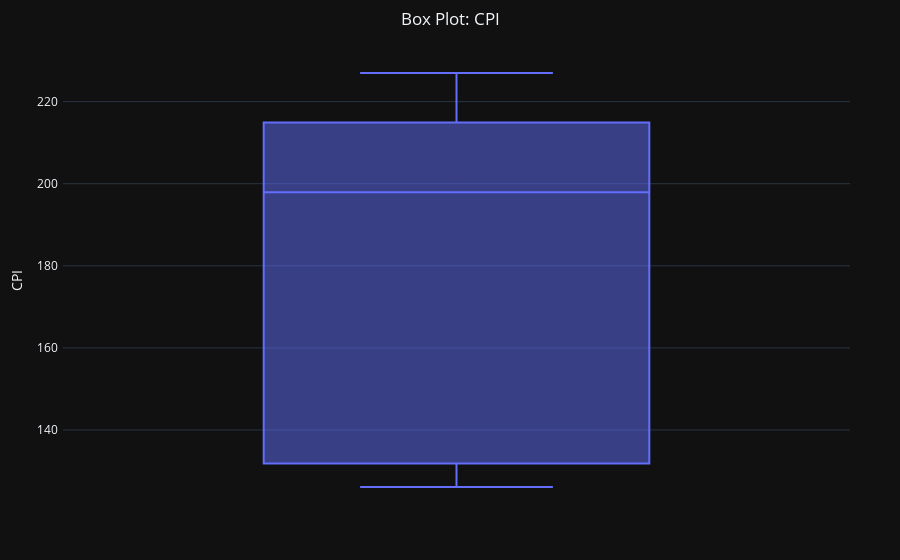

Notebook code cell kept with this figure:
### Code cell
# check outliers
fig = px.box(df, y="CPI",
                   title= 'Box Plot: CPI',
                   )

fig.update_layout(title_x = 0.5,
                  margin=dict(l=50,r=50,b=50,t=50,pad=4),
                  yaxis_title = 'CPI',
                  xaxis = {'visible': False},
                  template = 'plotly_dark'
                  )

fig.show()

### Figure 1 — Plotly figure (JSON) as saved in the notebook; plotly's stock layout.template omitted (floating-point values rounded to 4 significant figures; data arrays with more than 128 entries replaced by an {"elided": "..."} marker saying what was removed)
{"data": [{"alignmentgroup": "True", "hovertemplate": "CPI=%{y}<extra></extra>", "legendgroup": "", "marker": {"color": "#636efa"}, "name": "", "notched": false, "offsetgroup": "", "orientation": "v", "showlegend": false, "type": "box", "x0": " ", "xaxis": "x", "y": {"elided": "150 float values"}, "y0": " ", "yaxis": "y"}], "layout": {"boxmode": "group", "legend": {"tracegroupgap": 0}, "margin": {"b": 50, "l": 50, "pad": 4, "r": 50, "t": 50}, "title": {"text": "Box Plot: CPI", "x": 0.5}, "xaxis": {"anchor": "y", "domain": [0, 1], "visible": false}, "yaxis": {"anchor": "x", "domain": [0, 1], "title": {"text": "CPI"}}}}
